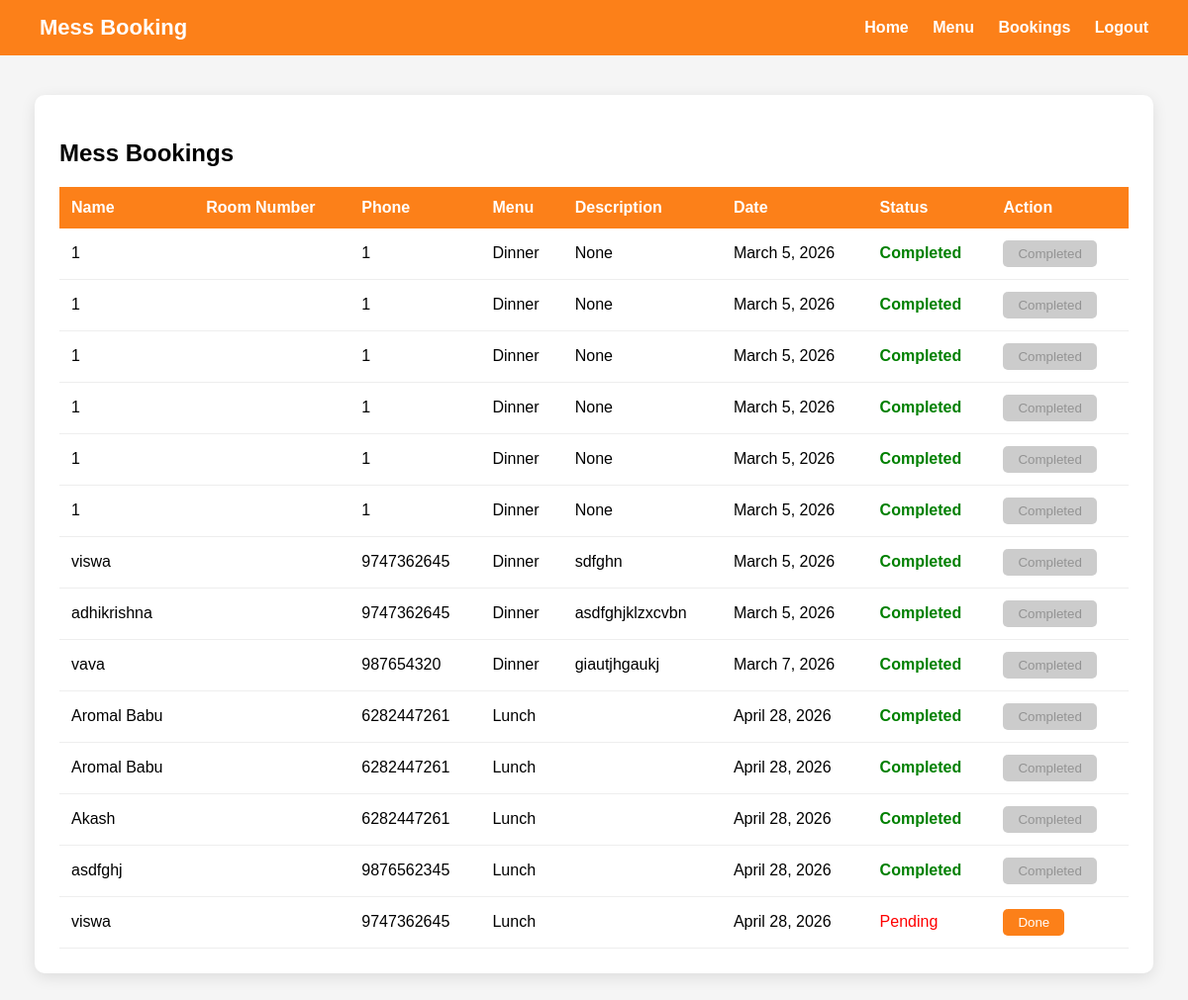
/viewbookings, run on the app's committed database.
### enteapp/models.py (models this page shows, shortened)
class Order(models.Model):
    LOGIN = models.ForeignKey(Login, on_delete=models.CASCADE)
    menu = models.ForeignKey(Adminaddmenu, on_delete=models.CASCADE)
    name = models.CharField(max_length=100)
    phone = models.CharField(max_length=15)
    description = models.TextField(blank=True, null=True)
    status = models.CharField(max_length=20, default="Pending")
    order_date = models.DateField(auto_now_add=True)

class Adminaddmenu(models.Model):
    MENU_TYPES = (
        ('Breakfast', 'Breakfast'),
        ('Lunch', 'Lunch'),
        ('Dinner', 'Dinner'),
        ('Snacks', 'Snacks'),
    )
    date = models.DateField()
    menu_type = models.CharField(max_length=20, choices=MENU_TYPES)
    items = models.TextField()
    image = models.ImageField(upload_to='menu_images/', null=True, blank=True)

### enteapp/views.py (the view)
# urls.py: path('viewbookings',views.viewbookings,name='viewbookings'),
def viewbookings(request):
    bookings = Order.objects.all()
    return render(request, 'adminviewbooking.html', {'bookings': bookings})

### templates/adminviewbooking.html (shortened to what this page needs)
<!DOCTYPE html>
<html>
<head>
</head>
<body>
<div class="navbar">
<div class="logo">Mess Booking</div>
<div class="nav-links">
<a href="#">Home</a>
<a href="#">Menu</a>
<a href="#">Bookings</a>
<a href="#">Logout</a>
</div>
</div>
<div class="container">
<h2>Mess Bookings</h2>
<table>
<tr>
<th>Name</th>
<th>Room Number</th>
<th>Phone</th>
<th>Menu</th>
<th>Description</th>
<th>Date</th>
<th>Status</th>
<th>Action</th>
</tr>
{% for i in bookings %}
<tr>
<td>{{i.name}}</td>
<td>{{i.room_number}}</td>
<td>{{i.phone}}</td>
<td>{{i.menu.menu_type}}</td>
<td>{{i.description}}</td>
<td>{{i.order_date}}</td>
<td>
{% if i.status == "Done" %}
<span class="completed">Completed</span>
{% else %}
<span class="pending">Pending</span>
{% endif %}
</td>
<td>
{% if i.status != "Done" %}
<a href="{% url 'bookingdone' i.id %}">
<button class="done-btn">
Done
</button>
</a>
{% else %}
<button class="completed-btn" disabled>
Completed
</button>
{% endif %}
</td>
</tr>
{% endfor %}
</table>
</div>
</body>
</html>

### templates/adminviewbooking.html (style rules this page uses)
body { font-family: Arial, Helvetica, sans-serif; margin:0; background:#f5f5f5; }
.navbar { background:#fc8019; color:white; padding:15px 40px; display:flex; justify-content:space-between; align-items:center; }
.logo { font-size:22px; font-weight:bold; }
.nav-links a { color:white; text-decoration:none; margin-left:20px; font-weight:bold; }
.container { width:90%; margin:40px auto; background:white; padding:25px; border-radius:10px; box-shadow:0 4px 15px rgba(0,0,0,0.1); }
h2 { margin-bottom:20px; }
table { width:100%; border-collapse:collapse; }
th { background:#fc8019; color:white; padding:12px; text-align:left; }
td { padding:12px; border-bottom:1px solid #eee; }
.completed { color:green; font-weight:bold; }
.pending { color:red; }
.done-btn { background:#fc8019; color:white; border:none; padding:6px 15px; border-radius:5px; cursor:pointer; }
.completed-btn { background:#ccc; border:none; padding:6px 15px; border-radius:5px; }

### data on the page
Order: name "1", phone "1", menu.menu_type "Dinner", description "None", order_date "March 5, 2026", status "Completed"
Order: name "1", phone "1", menu.menu_type "Dinner", description "None", order_date "March 5, 2026", status "Completed"
Order: name "1", phone "1", menu.menu_type "Dinner", description "None", order_date "March 5, 2026", status "Completed"
Order: name "1", phone "1", menu.menu_type "Dinner", description "None", order_date "March 5, 2026", status "Completed"
Order: name "1", phone "1", menu.menu_type "Dinner", description "None", order_date "March 5, 2026", status "Completed"
Order: name "1", phone "1", menu.menu_type "Dinner", description "None", order_date "March 5, 2026", status "Completed"
Order: name "viswa", phone "9747362645", menu.menu_type "Dinner", description "sdfghn", order_date "March 5, 2026", status "Completed"
Order: name "adhikrishna", phone "9747362645", menu.menu_type "Dinner", description "asdfghjklzxcvbn", order_date "March 5, 2026", status "Completed"
Order: name "vava", phone "987654320", menu.menu_type "Dinner", description "giautjhgaukj", order_date "March 7, 2026", status "Completed"
Order: name "Aromal Babu", phone "6282447261", menu.menu_type "Lunch", order_date "April 28, 2026", status "Completed"
Order: name "Aromal Babu", phone "6282447261", menu.menu_type "Lunch", order_date "April 28, 2026", status "Completed"
Order: name "Akash", phone "6282447261", menu.menu_type "Lunch", order_date "April 28, 2026", status "Completed"
Order: name "asdfghj", phone "9876562345", menu.menu_type "Lunch", order_date "April 28, 2026", status "Completed"
Order: name "viswa", phone "9747362645", menu.menu_type "Lunch", order_date "April 28, 2026", status "Pending"
